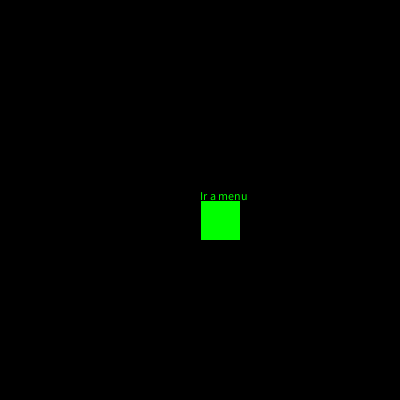
Frame 1 (no input)
Frame 60 (the mouse pressed at the canvas centre just before this capture): identical to frame 1, image omitted
Frame 120 (the mouse held since frame 60 and released just before this capture): identical to frame 1, image omitted

The Processing sketch that drew this single still picture (run headless with seeded random() and noise(); from frame 60 on, the mouse is pressed at the canvas centre):

// Processing sketch: poo
// ── poo.pde
Juego juego;
void setup() {
  juego = new Juego();
  size(400, 400);
}

void draw() {
  juego.draw();
}
void mouseMoved() {
  juego.mouseMoved();
}
void mouseClicked() {
  juego.mouseClicked();
}

// ── Boton.pde
class Boton {

  float x, y, tam;
  color relleno;
  boolean hover;
  String texto;
  int botonID;

  Boton(int id) {
    this.botonID = id;
  }

  void draw(float x, float y, float tam, String tipo, String texto) {

    if (tipo.equals("rect")) {
      this.x = x;
      this.y = y;
      this.tam = tam;

      if (this.hover) {
        relleno = color(255, 0, 0);
      } else {
        relleno = color(0, 255, 0);
      }
      fill(relleno);
      rect(x, y, tam, tam);
      text(texto, x, y);
    }

    if (tipo.equals("ellipse")) {
     /*.....Podriamos dibujar un boton circular, para el cual deberiamos
     programar otros metodos ya que la forma de dibujar y detectar cambiaria
     levemente
     */
    }
    
  }
  void mouseClicked() {
    if (this.hover == true) {
      this.accion(this.botonID);
    }
  }
  //LOGICA DE MOUSE OVER
  void mouseMoved() {

    if (mouseX > this.x 
      && mouseY > this.y
      && mouseX < this.x + this.tam 
      && mouseY < this.y + this.tam) {
      this.hover = true;
    } else {
      this.hover = false;
    }
  }

  // DEPENDIENDO DEL ID (pasado por parametro)
  // DEL BOTON, HACEMOS UNA COSA U OTRA
  void accion(int id) {
    switch(id) {
    case 0:
      println("click");
      juego.estado = 1;

      break;
    case 1:
      juego.estado = 0;
      break;

    default:
      break;
    }
  }
}

// ── Botones.pde
class Botones {

  float x, y, tam;
  color relleno;
  boolean hover;
  String texto;
  int botonID;

  Botones(int id) {
    this.botonID = id;
  }

  void draw(float x, float y, float tam, String tipo, String texto) {

    if (tipo.equals("rect")) {
      this.x = x;
      this.y = y;
      this.tam = tam;

      if (this.hover) {
        relleno = color(255, 0, 0);
      } else {
        relleno = color(0, 255, 0);
      }
      fill(relleno);
      rect(x, y, tam, tam);
      text(texto, x, y);
    }
  }
  void mouseClicked() {
    if (this.hover == true) {
      this.accion(this.botonID);
    }
  }
  void mouseMoved() {

    if (mouseX > this.x 
      && mouseY > this.y
      && mouseX < this.x + this.tam 
      && mouseY < this.y + this.tam) {
      this.hover = true;
    } else {
      this.hover = false;
    }

    if (this.hover == true) {
      if (mousePressed) {
        this.hover = false;
      }
    }
  }

  void accion(int id) {
    switch(id) {
    case 0:
      println(juego.estado);
      //PASAR A ESTADO 1
      juego.estado = 1;
      break;
    default:
      break;
    }
  }
}

// ── Estados.pde
class Estados {

  int estadoID = 0;

  String estado = "intro";

  Estados() {
  }

  void actualizarEstado(int estado) {
    this.estadoID = estado;
  }

  int devolverEstado() {
    return this.estadoID;
  }
}

// ── Juego.pde
class Juego {

  Pantalla pantalla = new Pantalla();

  int estado = 0;

  Juego() {
  }

  void draw() {

    pantalla.draw();
  }

  void mouseMoved() {

    pantalla.mouseMoved();
  }

  void mouseClicked() {

    pantalla.mouseClicked();
  }
}

// ── Pantalla.pde
class Pantalla {

  Boton botonIntro = new Boton(0);
  Boton botonMenu = new Boton(1);

  String nombreDePantalla = "intro";

  Pantalla() {
  }

  void draw() {
    println("Estado: ", juego.estado);
    if (juego.estado == 0) {
      this.nombreDePantalla = "intro";
      this.dibujarIntro();
    }
    if (juego.estado == 1) {
      this.nombreDePantalla = "menu";
      this.dibujarMenu();
    }
  }
  void mouseMoved() {
    if (juego.estado == 0) {
      botonIntro.mouseMoved();
    }
    if (juego.estado == 1) {
      botonMenu.mouseMoved();
    }
  }
  void mouseClicked() {
    switch(juego.estado) {
    case 0:
      juego.estado = 1;

      break;
    case 1:
      juego.estado = 0;
      break;

    default:
      break;
    }
  }
  void dibujarIntro() {
    background(0);
    //ID en el ultimo parametro
    botonIntro.draw(width/2, height/2, 40, "rect", "Ir a menu");
  }
  void dibujarMenu() {

    background(255);
    //ID en el ultimo parametro
    botonMenu.draw(width/2, height/2, 40, "rect", "Ir a intro");
  }
}

// ── Pantallas.pde
class Pantallas {
  Botones botonIntro = new Botones(0);

  String nombreDePantalla = "intro";

  Pantallas() {
  }

  void draw() {
    if (juego.estado == 1) {
      this.nombreDePantalla = "menu";
    }
    if (this.nombreDePantalla.equals("intro")) {
      this.dibujarIntro();
    }
    if (this.nombreDePantalla.equals("menu")) {
      this.dibujarMenu();
    }
  }
  void mouseMoved() {
    botonIntro.mouseMoved();
  }
  void mouseClicked() {
    botonIntro.mouseClicked();
  }
  void dibujarIntro() {

    background(0);
    //ID ultimo parametro
    botonIntro.draw(width/2, height/2, 40, "rect", "Continuar");
  }
  void dibujarMenu() {

    background(255);
    //ID ultimo parametro
    botonIntro.draw(width/2, height/2, 40, "rect", "Continuar");
  }
}
